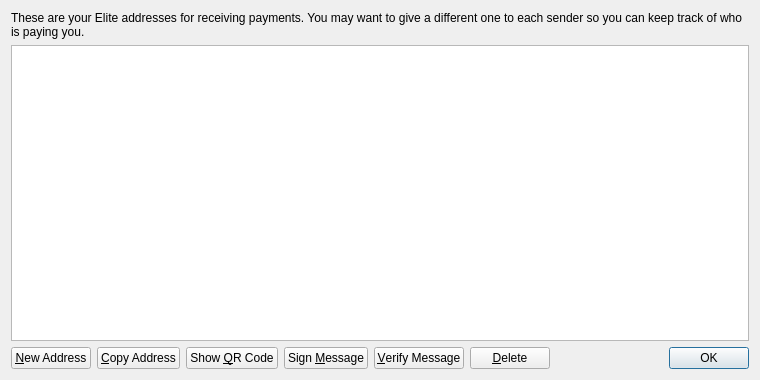
<?xml version="1.0" encoding="UTF-8"?>
<ui version="4.0">
 <class>AddressBookPage</class>
 <widget class="QWidget" name="AddressBookPage">
  <property name="geometry">
   <rect>
    <x>0</x>
    <y>0</y>
    <width>760</width>
    <height>380</height>
   </rect>
  </property>
  <property name="windowTitle">
   <string>Address Book</string>
  </property>
  <layout class="QVBoxLayout" name="verticalLayout">
   <item>
    <widget class="QLabel" name="labelExplanation">
     <property name="text">
      <string>These are your Elite addresses for receiving payments. You may want to give a different one to each sender so you can keep track of who is paying you.</string>
     </property>
     <property name="textFormat">
      <enum>Qt::PlainText</enum>
     </property>
     <property name="wordWrap">
      <bool>true</bool>
     </property>
    </widget>
   </item>
   <item>
    <widget class="QTableView" name="tableView">
     <property name="contextMenuPolicy">
      <enum>Qt::CustomContextMenu</enum>
     </property>
     <property name="toolTip">
      <string>Double-click to edit address or label</string>
     </property>
     <property name="tabKeyNavigation">
      <bool>false</bool>
     </property>
     <property name="alternatingRowColors">
      <bool>true</bool>
     </property>
     <property name="selectionMode">
      <enum>QAbstractItemView::SingleSelection</enum>
     </property>
     <property name="selectionBehavior">
      <enum>QAbstractItemView::SelectRows</enum>
     </property>
     <property name="sortingEnabled">
      <bool>true</bool>
     </property>
     <attribute name="verticalHeaderVisible">
      <bool>false</bool>
     </attribute>
    </widget>
   </item>
   <item>
    <layout class="QHBoxLayout" name="horizontalLayout">
     <item>
      <widget class="QPushButton" name="newAddressButton">
       <property name="toolTip">
        <string>Create a new address</string>
       </property>
       <property name="text">
        <string>&amp;New Address</string>
       </property>
       <property name="icon">
        <iconset resource="../bitcoin.qrc">
         <normaloff>:/icons/add</normaloff>:/icons/add</iconset>
       </property>
      </widget>
     </item>
     <item>
      <widget class="QPushButton" name="copyToClipboard">
       <property name="toolTip">
        <string>Copy the currently selected address to the system clipboard</string>
       </property>
       <property name="text">
        <string>&amp;Copy Address</string>
       </property>
       <property name="icon">
        <iconset resource="../bitcoin.qrc">
         <normaloff>:/icons/editcopy</normaloff>:/icons/editcopy</iconset>
       </property>
      </widget>
     </item>
     <item>
      <widget class="QPushButton" name="showQRCode">
       <property name="text">
        <string>Show &amp;QR Code</string>
       </property>
       <property name="icon">
        <iconset resource="../bitcoin.qrc">
         <normaloff>:/icons/qrcode</normaloff>:/icons/qrcode</iconset>
       </property>
      </widget>
     </item>
     <item>
      <widget class="QPushButton" name="signMessage">
       <property name="toolTip">
        <string>Sign a message to prove you own this Elite address</string>
       </property>
       <property name="text">
        <string>Sign &amp;Message</string>
       </property>
       <property name="icon">
        <iconset resource="../bitcoin.qrc">
         <normaloff>:/icons/edit</normaloff>:/icons/edit</iconset>
       </property>
      </widget>
     </item>
     <item>
      <widget class="QPushButton" name="verifyMessage">
       <property name="toolTip">
        <string>Verify the message to ensure that it was signed with the specified Elite address</string>
       </property>
       <property name="text">
        <string>&amp;Verify Message</string>
       </property>
       <property name="icon">
        <iconset resource="../bitcoin.qrc">
         <normaloff>:/icons/transaction_0</normaloff>:/icons/transaction_0</iconset>
       </property>
      </widget>
     </item>
     <item>
      <widget class="QPushButton" name="deleteButton">
       <property name="toolTip">
        <string>Delete the currently selected address from the list</string>
       </property>
       <property name="text">
        <string>&amp;Delete</string>
       </property>
       <property name="icon">
        <iconset resource="../bitcoin.qrc">
         <normaloff>:/icons/remove</normaloff>:/icons/remove</iconset>
       </property>
      </widget>
     </item>
     <item>
      <spacer name="horizontalSpacer">
       <property name="orientation">
        <enum>Qt::Horizontal</enum>
       </property>
       <property name="sizeHint" stdset="0">
        <size>
         <width>40</width>
         <height>20</height>
        </size>
       </property>
      </spacer>
     </item>
     <item>
      <widget class="QDialogButtonBox" name="buttonBox">
       <property name="sizePolicy">
        <sizepolicy hsizetype="Maximum" vsizetype="Fixed">
         <horstretch>0</horstretch>
         <verstretch>0</verstretch>
        </sizepolicy>
       </property>
       <property name="standardButtons">
        <set>QDialogButtonBox::Ok</set>
       </property>
      </widget>
     </item>
    </layout>
   </item>
  </layout>
 </widget>
 <resources>
  <include location="../bitcoin.qrc"/>
 </resources>
 <connections/>
</ui>
